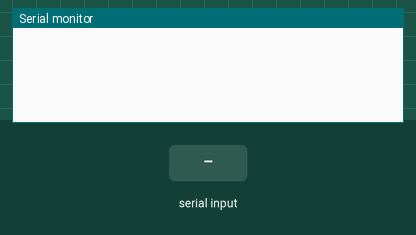
Recording of a sketch running on a simulated ESP32. On the bench: the last lines printed to the serial monitor. Inputs (shaded band) come from the test bench.

Above: at 1.2 s.
1.3 s: "1\n" received over the second serial link
At 2.5 s:
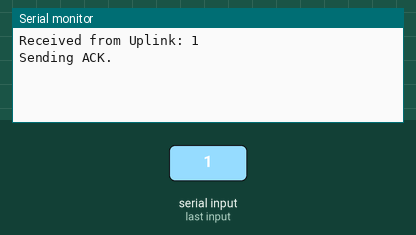
2.8 s: "0\n" received over the second serial link
At 3.8 s:
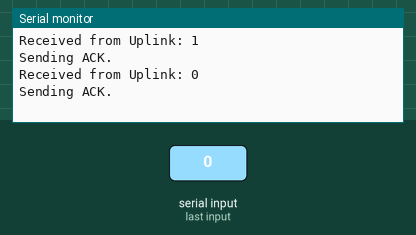
4.3 s: "2\n" received over the second serial link
At 5.1 s:
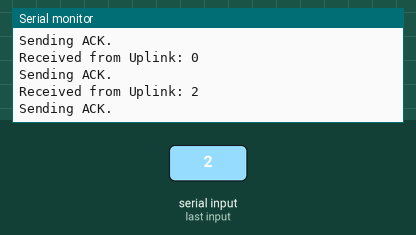

The sketch:

emulator_echo.ino
```cpp
HardwareSerial downlinkSerial(2);

void setup() {
  Serial.begin(115200);  /* USB Serial (UART0) for debug printing */
  downlinkSerial.begin(115200, SERIAL_8N1, 16, 17); /* UART2 using GPIO pins 16, 17 */
}

void loop() {
  if (downlinkSerial.available()) {
    String input = downlinkSerial.readStringUntil('\n');

    Serial.print("Received from Uplink: ");
    Serial.println(input);
    Serial.println("Sending ACK.");

    downlinkSerial.println("MESSAGE ACK");
  }

  delay(100);
}
```

Measured:
- after the input at 1.3 s, the serial monitor: prints a new line at once (image 1)
- after the input at 2.8 s, the serial monitor: prints a new line at once (image 2)
- after the input at 4.3 s, the serial monitor: prints a new line at once (image 3)
